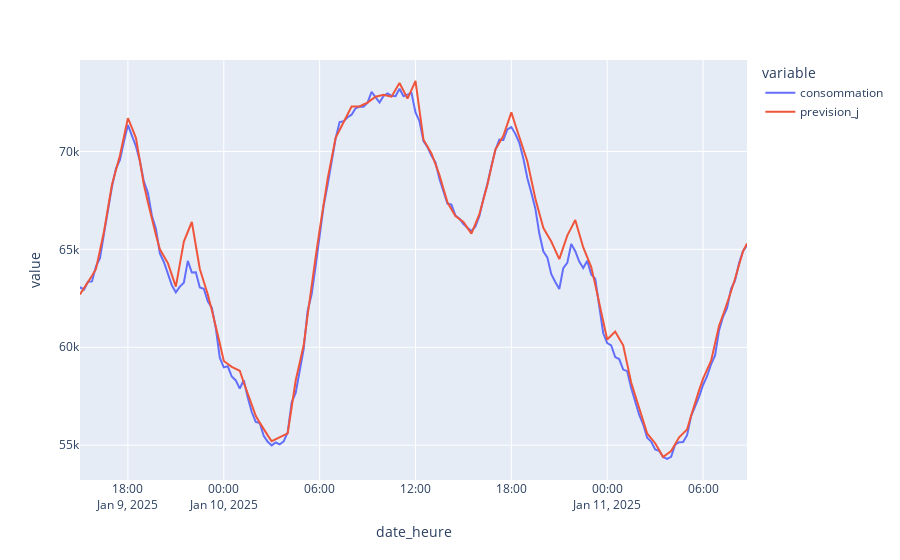

Source (notebook cell):
### Markdown cell above
## EDA + Graph

### Code cell
fig = px.line(df_recent, x='date_heure', y=['consommation', 'prevision_j'])
fig.show()

### Figure 1 — Plotly figure (JSON) as saved in the notebook; plotly's stock layout.template omitted (floating-point values rounded to 4 significant figures; data arrays with more than 128 entries replaced by an {"elided": "..."} marker saying what was removed)
{"data": [{"hovertemplate": "variable=consommation<br>date_heure=%{x}<br>value=%{y}<extra></extra>", "legendgroup": "consommation", "line": {"color": "#636efa", "dash": "solid"}, "marker": {"symbol": "circle"}, "mode": "lines", "name": "consommation", "orientation": "v", "showlegend": true, "type": "scatter", "x": {"elided": "168 str values"}, "xaxis": "x", "y": {"elided": "168 int values"}, "yaxis": "y"}, {"hovertemplate": "variable=prevision_j<br>date_heure=%{x}<br>value=%{y}<extra></extra>", "legendgroup": "prevision_j", "line": {"color": "#EF553B", "dash": "solid"}, "marker": {"symbol": "circle"}, "mode": "lines", "name": "prevision_j", "orientation": "v", "showlegend": true, "type": "scatter", "x": {"elided": "168 str values"}, "xaxis": "x", "y": {"elided": "168 int values"}, "yaxis": "y"}], "layout": {"legend": {"title": {"text": "variable"}, "tracegroupgap": 0}, "margin": {"t": 60}, "xaxis": {"anchor": "y", "domain": [0, 1], "title": {"text": "date_heure"}}, "yaxis": {"anchor": "x", "domain": [0, 1], "title": {"text": "value"}}}}
